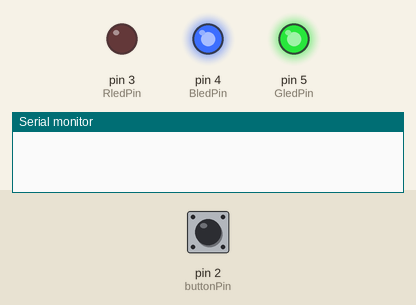
A sketch run on a simulated Arduino Uno, built with avr-gcc and run on an emulated ATmega328P. On the bench: output pins drawn as LEDs (lit = HIGH), the last lines printed to the serial monitor. The inputs (shaded band) are chosen by the test bench; at power-on: pin 2 (buttonPin) LOW.

Above: at 1.2 s.
1.3 s: pin 2 (buttonPin) pulled HIGH for 0.15 s
At 1.8 s:
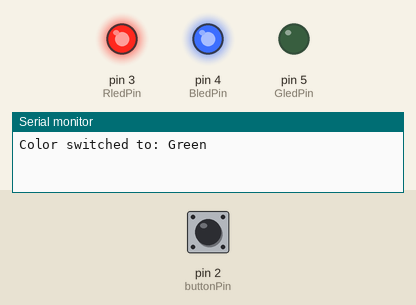
2.9 s: pin 2 (buttonPin) pulled HIGH for 1 s
At 4.2 s:
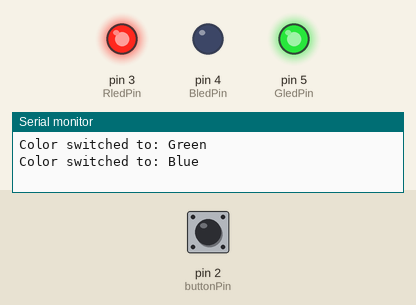
5.4 s: pin 2 (buttonPin) pulled HIGH for 0.15 s
At 6.2 s:
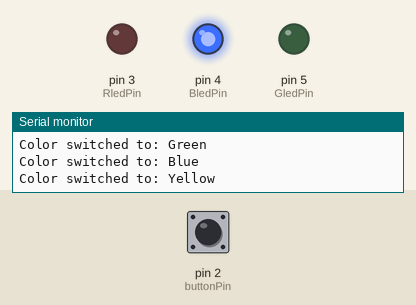
7.0 s: pin 2 (buttonPin) pulled HIGH for 3.2 s
At 7.4 s:
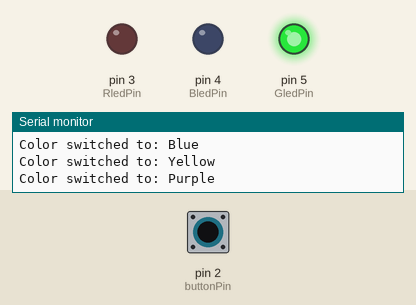
11.7 s: pin 2 (buttonPin) pulled HIGH for 0.15 s
At 12.1 s:
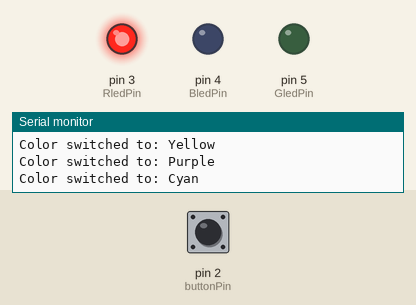
13.3 s: pin 2 (buttonPin) pulled HIGH for 1 s
At 14.6 s:
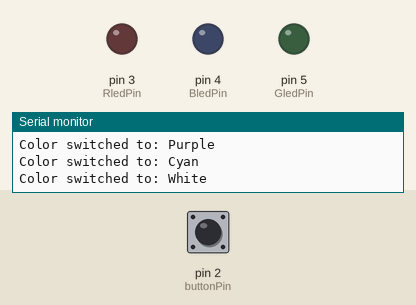
Timing chart, 0 to 16.3 s (numbered marks = the images above; inputs shaded):
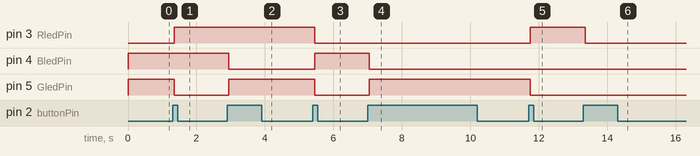

Measured:
- after the input at 1.3 s, pin 3 (RledPin): LOW → HIGH after 0.05 s; pin 5 (GledPin): HIGH → LOW after 0.05 s
- after the input at 2.9 s, pin 4 (BledPin): HIGH → LOW after 0.05 s; pin 5 (GledPin): LOW → HIGH after 0.05 s
- after the input at 5.4 s, pin 3 (RledPin), pin 5 (GledPin): HIGH → LOW after 0.05 s; pin 4 (BledPin): LOW → HIGH after 0.05 s
- after the input at 7.0 s, pin 4 (BledPin): HIGH → LOW after 0.05 s; pin 5 (GledPin): LOW → HIGH after 0.05 s
- after the input at 11.7 s, pin 3 (RledPin): LOW → HIGH after 0.05 s; pin 5 (GledPin): HIGH → LOW after 0.05 s
- after the input at 13.3 s, pin 3 (RledPin): HIGH → LOW after 0.05 s

The sketch:

bacon.ino
```cpp
// LED 腳位
const int RledPin = 3;
const int GledPin = 5;
const int BledPin = 4;
const int buttonPin = 2;

int ledcolor = 0;           // 顏色計數器
bool ledOn = true;          // LED 開關
bool buttonPressed = false;

unsigned long lastPressTime = 0;
const unsigned long doubleClickDelay = 400;  // 雙擊判定間隔 (ms)

String colors[] = {"Red","Green","Blue","Yellow","Purple","Cyan","White"};
int states[][3] = {
  {0,1,1}, // Red
  {1,0,1}, // Green
  {1,1,0}, // Blue
  {0,0,1}, // Yellow
  {0,1,0}, // Purple
  {1,0,0}, // Cyan
  {0,0,0}  // White
};

void setup() {
  pinMode(RledPin, OUTPUT);
  pinMode(GledPin, OUTPUT);
  pinMode(BledPin, OUTPUT);
  pinMode(buttonPin, INPUT);

  Serial.begin(9600);
}

void loop() {
  int buttonState = digitalRead(buttonPin);

  if (buttonState == HIGH && !buttonPressed) {
    unsigned long currentTime = millis();

    if (currentTime - lastPressTime < doubleClickDelay) {
      // 雙擊 → 開/關 LED
      ledOn = !ledOn;
      Serial.println("LED toggled!");
      delay(50);  // 去抖
    } else {
      // 單擊 → 切換顏色
      ledcolor = (ledcolor + 1) % 7;
      Serial.print("Color switched to: ");
      Serial.println(colors[ledcolor]);
      delay(50);  // 去抖
    }

    lastPressTime = currentTime;
    buttonPressed = true;
  }

  if (buttonState == LOW && buttonPressed) {
    buttonPressed = false;
  }

  // 根據 ledOn 與顏色設定 LED
  if (ledOn) {
    digitalWrite(RledPin, states[ledcolor][0]);
    digitalWrite(GledPin, states[ledcolor][1]);
    digitalWrite(BledPin, states[ledcolor][2]);
  } else {
    // LED 關閉
    digitalWrite(RledPin, HIGH);
    digitalWrite(GledPin, HIGH);
    digitalWrite(BledPin, HIGH);
  }
}
```
